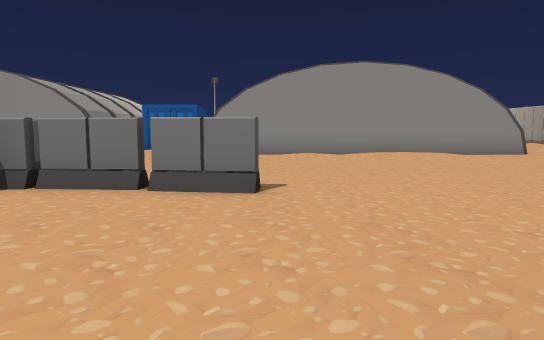
view 1 (above)

24 first-person views from a walk through a 3-D level made in the Unity game engine. The camera is 1.5 m above the floor, tilts 6° down and sees 70° across. The floor is counted in squares, 2 m on a side. Each view is taken from the middle of a square. On the plan, view 1 faces up. The plan holds only what a view shows up to about 12 squares ahead; the rest is blank. The place goes on beyond the plan. The player is left out. Some animated figures are not drawn. Some surface patterns are stand-ins.

view 2
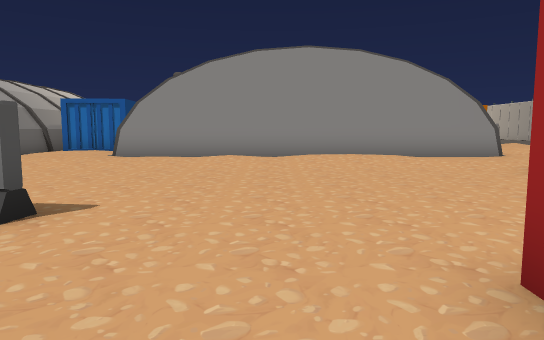

view 3
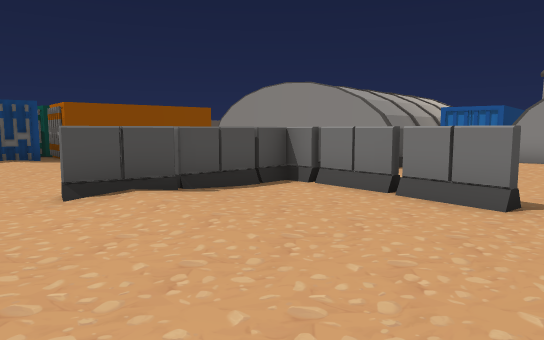

view 4
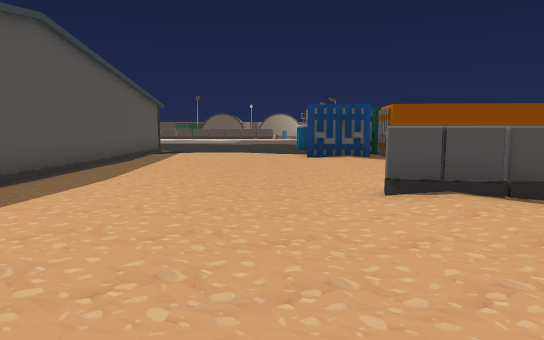

view 5
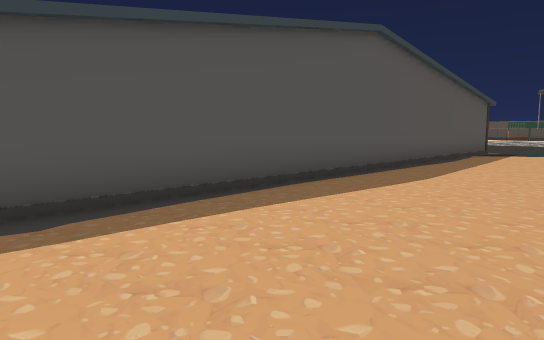

view 6
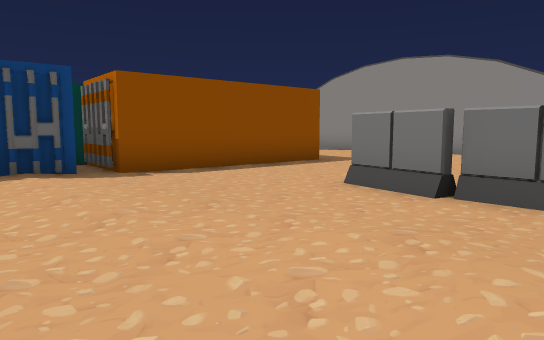

view 7
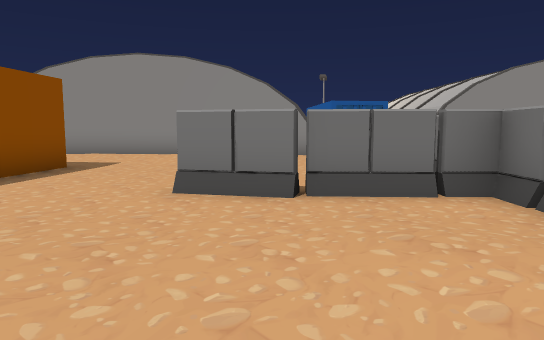

view 8
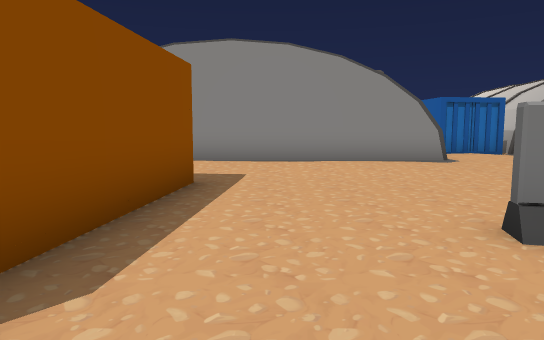

view 9
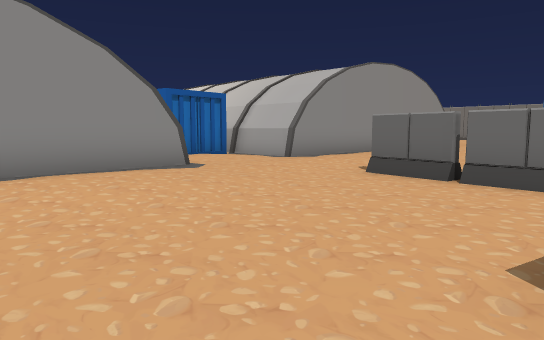

view 10
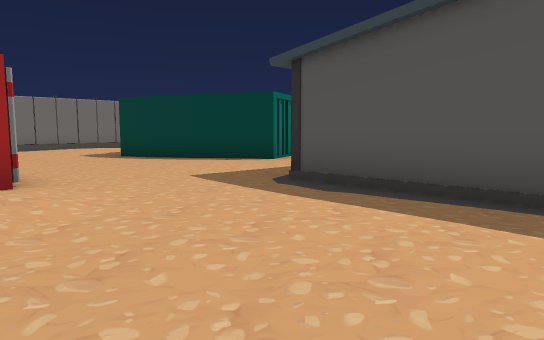

view 11
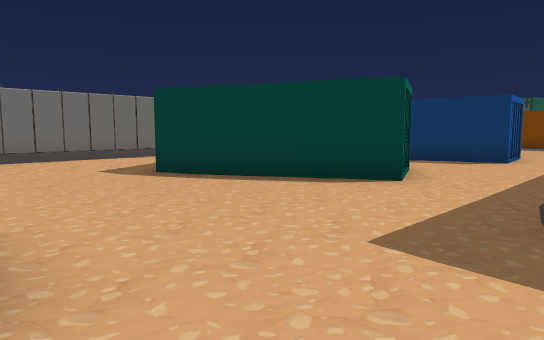

view 12
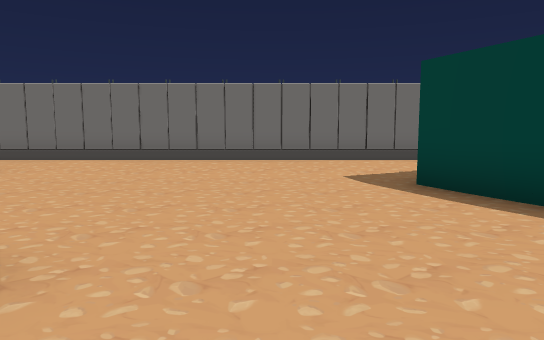

view 13
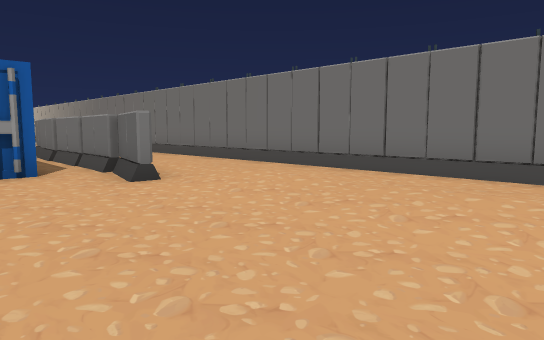

view 14
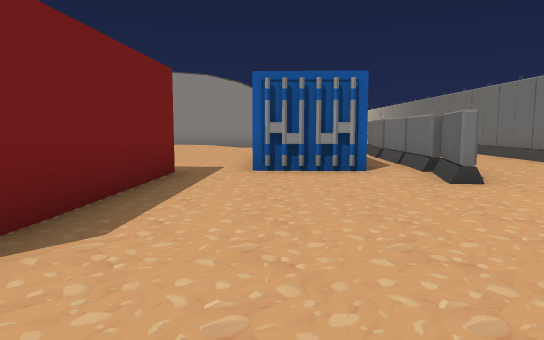

view 15
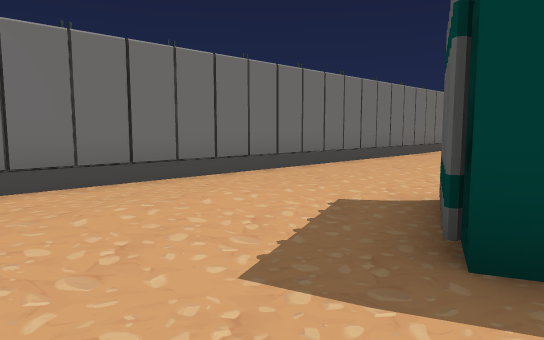

view 16
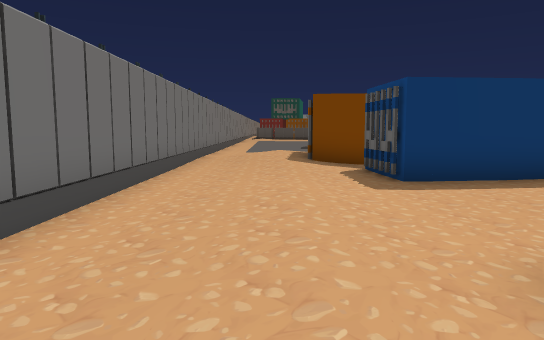

view 17
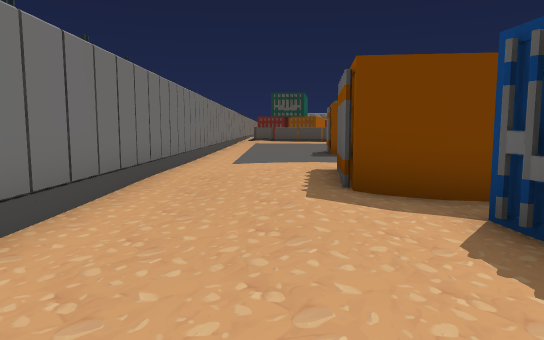

view 18
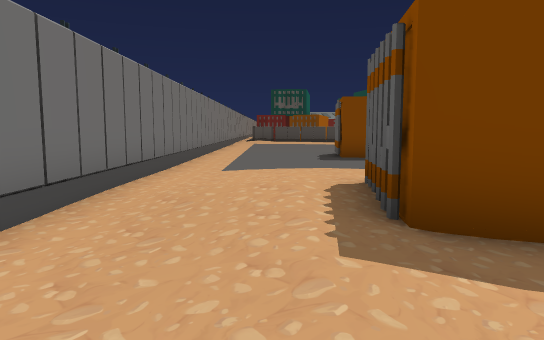

view 19
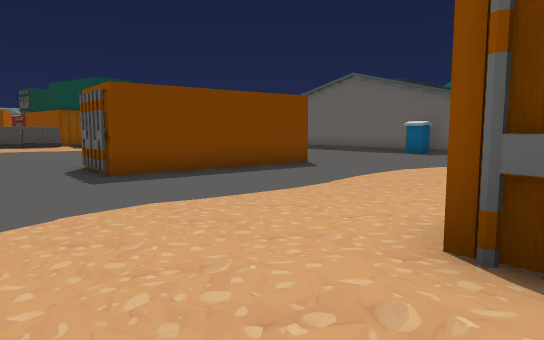

view 20
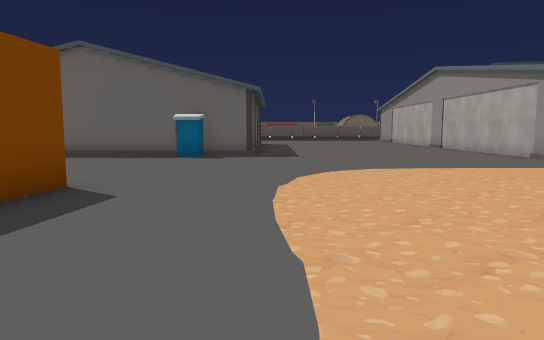

view 21
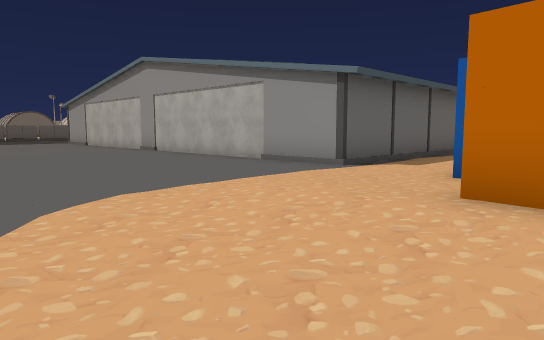

view 22
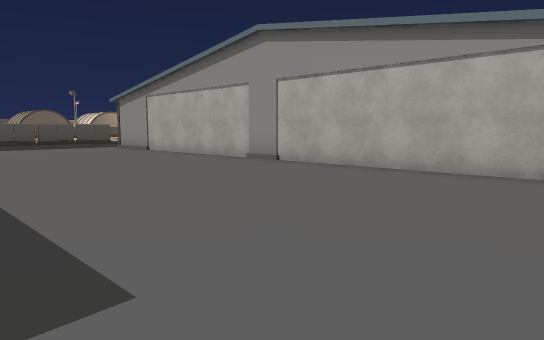

view 23
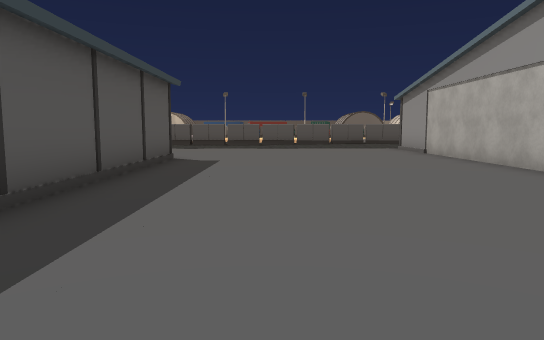

view 24
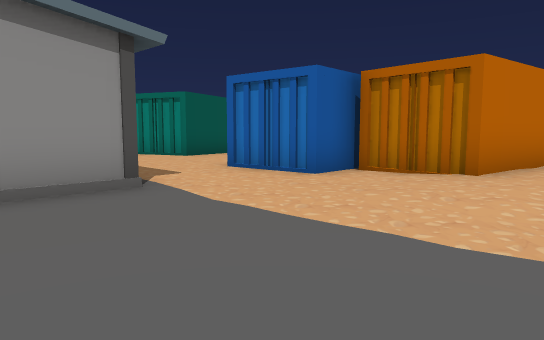

### Floor plan
Key: @ floor where view 1 was taken; # wall or solid block; . main floor; : floor 0.25 m higher than the main floor; + floor 0.5 m higher than the main floor; / step, stairs or slope; F fence; C container; T toilet.
Columns run from 12 left of view 1 to 14 right of it. Each row starts with its distance up from view 1.
 14       #:::#
 13 #######::.###########/
 12  :::::.::::::     ::::
 11 /::::::/:/:::/://::::
 10 ...:::...:::.:::::::  F   F
  9  C......F..........   F   F
  8  .......F..........   F  .F
  7 #.......F..........   F ..F
  6 #...FFFFFFFF.......   F :.F
  5 #.......F..FF......  .F::.F
  4 C.....:.F....... #.C#.F::.F
  3 C::::::/F::::..C #....F:..F
  2 #::::::/F:::::.C #....F::.F
  1 C.::....:::::/   #..../:/.F
  0  :::::::::::@/   #....:/:.F
 -1  ::::::::::::/:# C....//..F
 -2 :::::::::::::::::.....:::.F
 -3 ::::::::::::::::::....:::.F
 -4 ::::::::::::..::::....//:.F
 -5  #############::::..C./::.F
 -6               .:::C###:::.F
 -7               .:C### C:::.F
 -8              #.::##  .:::.F
 -9              #.::C. ..//:.F
-10              #::::....:::.F
-11              #.:::....:::.F
-12              #.:###C#C:::.F
-13 ##############.:##  ##//:.F
-14 ..............::## CC.//:.F
-15 ..............:::#  C##//.F
-16 ..............:::###  #//.F
-17 ..............:::::::C+//.F
-18 ..............:::::::::/:.F
-19 ...............::::::::::.F
-20 ..........................F
-21 .#########................F
-22          #T...............F
-23          #......#CC#C.....F
-24          #.....      #....F

Where each view was taken, in squares from view 1:
view 1: 0 up, 0 right, facing up
view 2: 2 up, 2 right, facing up
view 3: 0 up, 1 right, facing up-left
view 4: 0 up, 1 right, facing left
view 5: 0 up, 1 right, facing down-left
view 6: 1 up, 5 left, facing up-left
view 7: 1 up, 7 left, facing up
view 8: 3 up, 10 left, facing up
view 9: 6 up, 10 left, facing up-right
view 10: 0 up, 3 left, facing down-right
view 11: 1 down, 1 right, facing down-right
view 12: 3 down, 3 right, facing right
view 13: 3 down, 7 right, facing up-right
view 14: 3 down, 7 right, facing up
view 15: 3 down, 8 right, facing down-right
view 16: 5 down, 11 right, facing down
view 17: 10 down, 11 right, facing down
view 18: 12 down, 11 right, facing down
view 19: 16 down, 12 right, facing down-left
view 20: 20 down, 9 right, facing left
view 21: 20 down, 6 right, facing up-left
view 22: 20 down, 0 right, facing up-left
view 23: 18 down, 1 left, facing left
view 24: 18 down, 1 left, facing up-right
